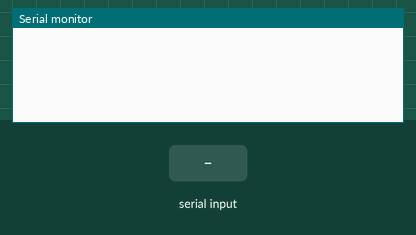
This sketch was run on a simulated Arduino Uno, built with avr-gcc and run on an emulated ATmega328P. On the bench: the last lines printed to the serial monitor. The test bench sets the inputs (shaded band).

Above: at 1.2 s.
1.3 s: "90,45\n" received over Serial
At 1.42 s:
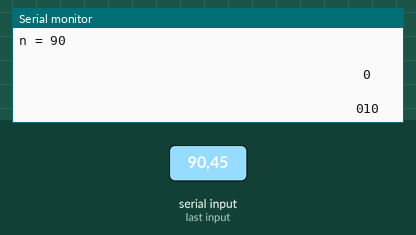
At 1.82 s:
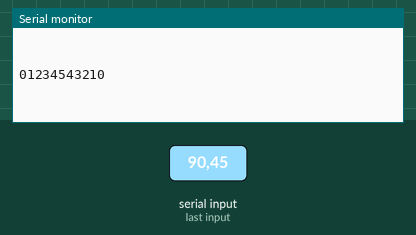

The sketch:

lab4_4.ino
```cpp
int i,j,k,l,n = 0;
void setup()
{
  Serial.begin(9600);
}

void loop()
{
  if(Serial.available()){
    n=Serial.parseInt();    // j is horizontal
    Serial.print("n = "); // i is vartical
    Serial.println(n);
    for(i=0;i<=n;i++){
      Serial.println();
        for(l=n-i;l>=0;l--){Serial.print(" ");}
        for(j=0;j<=i;j++){Serial.print(j);}
        for(k=i-1;k>=0;k--){Serial.print(k);}
    }
    for(i=n-1;i>=0;i--){
      Serial.println();
        for(l=n-i;l>=0;l--){Serial.print(" ");}
        for(j=0;j<=i;j++){Serial.print(j);}
        for(k=i-1;k>=0;k--){Serial.print(k);}
    }
  }
}
```

Measured:
- after the input at 1.3 s, the serial monitor: prints a new line at once (image 1)
